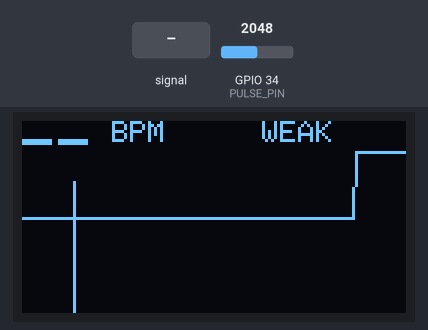
This sketch was run on a simulated ESP32. Shown: 128×64 one-colour display. Inputs (shaded band) come from the test bench; at power-on: GPIO 34 (PULSE_PIN) = 2048. What the sketch prints to the serial monitor is not drawn.

Above: at 1.2 s.
1.3 s: GPIO 34 (PULSE_PIN) fed a 1000 Hz sine of ±1023 counts around its level
At 1.81 s:
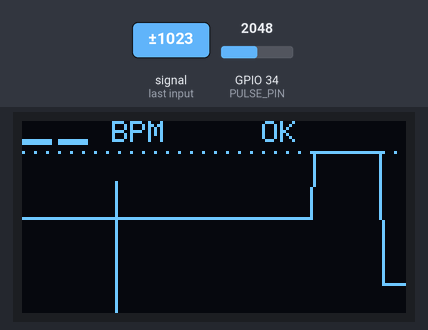
4.1 s: GPIO 34 (PULSE_PIN) set to 1460
At 4.39 s:
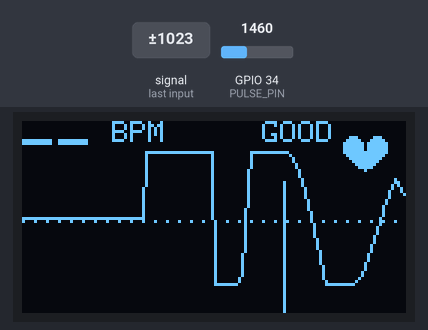
5.7 s: GPIO 34 (PULSE_PIN) fed a 200 Hz sine of ±327 counts around its level
At 5.81 s:
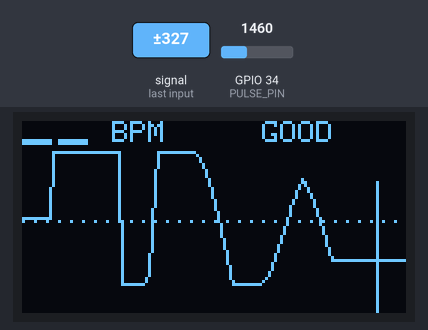
7.4 s: GPIO 34 (PULSE_PIN) set to 2866
At 7.51 s:
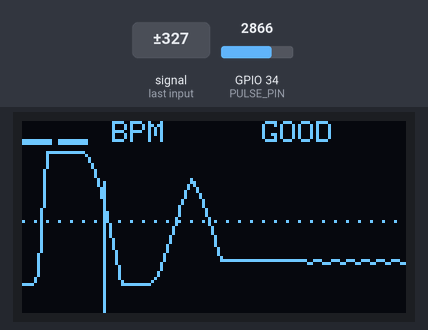
10.4 s: GPIO 34 (PULSE_PIN) set to 3603
At 11.05 s:
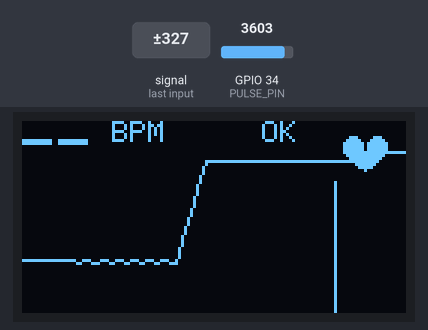
Timing chart, 0 to 13.3 s (numbered marks = the images above; inputs shaded):
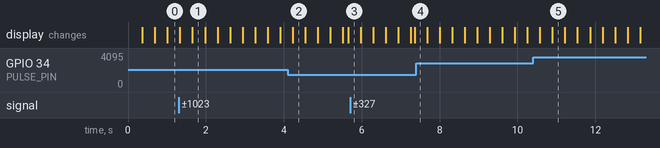

Measured:
- after the input at 10.4 s, the display: first differs from a run without the input after 0.50 s (image 5)

The sketch:

HW_827_Heartbeat_sensor_code1.ino
```cpp
#include <Wire.h>
#include <Adafruit_GFX.h>
#include <Adafruit_SSD1306.h>

// --- Pin Definitions ---
#define PULSE_PIN 34  // Analog pin for pulse sensor

// --- OLED Display Setup ---
#define SCREEN_WIDTH 128
#define SCREEN_HEIGHT 64
#define OLED_RESET -1
Adafruit_SSD1306 display(SCREEN_WIDTH, SCREEN_HEIGHT, &Wire, OLED_RESET);

// --- Signal Processing Variables ---
int signalMin = 4095;
int signalMax = 0;
int threshold = 2048;
int baseline = 2048;

// --- BPM Calculation ---
int bpm = 0;
unsigned long lastBeatTime = 0;
bool beatDetected = false;
int beatCount = 0;
unsigned long startTime = 0;

// --- Moving Average Filter ---
#define FILTER_SAMPLES 10
int filterBuffer[FILTER_SAMPLES];
int filterIndex = 0;
int filteredValue = 0;

// --- Graph Buffer ---
int graphBuffer[SCREEN_WIDTH];
int graphIndex = 0;

// --- Calibration ---
bool calibrated = false;
int calibrationSamples = 0;
#define CALIBRATION_COUNT 200

int getFilteredValue(int raw) {
  filterBuffer[filterIndex] = raw;
  filterIndex = (filterIndex + 1) % FILTER_SAMPLES;

  long sum = 0;
  for(int i = 0; i < FILTER_SAMPLES; i++) {
    sum += filterBuffer[i];
  }
  return sum / FILTER_SAMPLES;
}

void setup() {
  Serial.begin(115200);

  // Initialize OLED
  if(!display.begin(SSD1306_SWITCHCAPVCC, 0x3C)) {
    Serial.println(F("SSD1306 allocation failed"));
    for(;;);
  }

  // Initialize buffers
  for (int i = 0; i < SCREEN_WIDTH; i++) {
    graphBuffer[i] = SCREEN_HEIGHT / 2;
  }

  for(int i = 0; i < FILTER_SAMPLES; i++) {
    filterBuffer[i] = 2048;
  }

  // Show startup message
  display.clearDisplay();
  display.setTextSize(1);
  display.setTextColor(SSD1306_WHITE);
  display.setCursor(0, 10);
  display.println("Pulse Oximeter");
  display.println("");
  display.println("Place finger on");
  display.println("sensor...");
  display.println("");
  display.println("Calibrating...");
  display.display();

  startTime = millis();
  Serial.println("Pulse Sensor Starting...");
}

void loop() {
  // Read raw sensor value
  int rawValue = analogRead(PULSE_PIN);

  // Apply moving average filter
  filteredValue = getFilteredValue(rawValue);

  // Auto-calibration phase
  if(!calibrated) {
    calibrationSamples++;

    if(filteredValue < signalMin) signalMin = filteredValue;
    if(filteredValue > signalMax) signalMax = filteredValue;

    if(calibrationSamples >= CALIBRATION_COUNT) {
      calibrated = true;
      baseline = (signalMax + signalMin) / 2;
      threshold = baseline + ((signalMax - baseline) * 0.6); // 60% above baseline

      Serial.print("Calibration complete! Min: ");
      Serial.print(signalMin);
      Serial.print(", Max: ");
      Serial.print(signalMax);
      Serial.print(", Threshold: ");
      Serial.println(threshold);
    }
    return;
  }

  // Adaptive threshold adjustment
  if(filteredValue < signalMin) signalMin = filteredValue;
  if(filteredValue > signalMax) signalMax = filteredValue;

  // Recalculate threshold every 100 beats or 10 seconds
  if(beatCount > 100 || (millis() - startTime) > 10000) {
    baseline = (signalMax + signalMin) / 2;
    threshold = baseline + ((signalMax - baseline) * 0.6);
    beatCount = 0;
    startTime = millis();
    // Gradually reset min/max for adaptation
    signalMin = filteredValue;
    signalMax = filteredValue;
  }

  // Beat Detection with hysteresis
  if(filteredValue > threshold && !beatDetected) {
    beatDetected = true;
    unsigned long currentTime = millis();
    unsigned long timeSinceLastBeat = currentTime - lastBeatTime;

    // Valid heart rate range: 40-200 BPM (300-1500 ms between beats)
    if(timeSinceLastBeat > 300 && timeSinceLastBeat < 1500) {
      bpm = 60000 / timeSinceLastBeat;
      beatCount++;
    }

    lastBeatTime = currentTime;
  } else if(filteredValue < (threshold - 50)) {
    // Hysteresis: signal must drop well below threshold
    beatDetected = false;
  }

  // Print to Serial Plotter
  Serial.print("Signal:");
  Serial.print(filteredValue);
  Serial.print(",Threshold:");
  Serial.print(threshold);
  Serial.print(",BPM:");
  Serial.println(bpm * 10); // Scale BPM for visibility

  // Map value to screen height
  int y = map(filteredValue, signalMin, signalMax, SCREEN_HEIGHT - 10, 10);
  y = constrain(y, 10, SCREEN_HEIGHT - 10);

  // Update graph buffer
  graphBuffer[graphIndex] = y;
  graphIndex = (graphIndex + 1) % SCREEN_WIDTH;

  // Clear display
  display.clearDisplay();

  // Draw BPM - Large at top
  display.setTextSize(2);
  display.setCursor(0, 0);
  if(bpm > 0 && bpm < 200) {
    display.print(bpm);
  } else {
    display.print("--");
  }
  display.setTextSize(1);
  display.print(" BPM");

  // Draw heart icon when beat detected
  if(beatDetected) {
    display.fillCircle(110, 8, 3, SSD1306_WHITE);
    display.fillCircle(118, 8, 3, SSD1306_WHITE);
    display.fillTriangle(107, 10, 121, 10, 114, 16, SSD1306_WHITE);
  }

  // Draw signal quality indicator
  int signalQuality = map(signalMax - signalMin, 0, 2000, 0, 100);
  signalQuality = constrain(signalQuality, 0, 100);
  display.setCursor(80, 0);
  display.setTextSize(1);
  if(signalQuality < 20) {
    display.print("WEAK");
  } else if(signalQuality < 50) {
    display.print("OK");
  } else {
    display.print("GOOD");
  }

  // Draw waveform
  for(int x = 0; x < SCREEN_WIDTH - 1; x++) {
    int idx1 = (graphIndex + x) % SCREEN_WIDTH;
    int idx2 = (graphIndex + x + 1) % SCREEN_WIDTH;
    display.drawLine(x, graphBuffer[idx1], x + 1, graphBuffer[idx2], SSD1306_WHITE);
  }

  // Draw threshold line (dotted)
  int thresholdY = map(threshold, signalMin, signalMax, SCREEN_HEIGHT - 10, 10);
  for(int x = 0; x < SCREEN_WIDTH; x += 4) {
    display.drawPixel(x, thresholdY, SSD1306_WHITE);
  }

  // Draw current position indicator
  display.drawLine(graphIndex, 20, graphIndex, SCREEN_HEIGHT - 1, SSD1306_WHITE);

  display.display();

  delay(20); // 50Hz sampling rate
}
```
